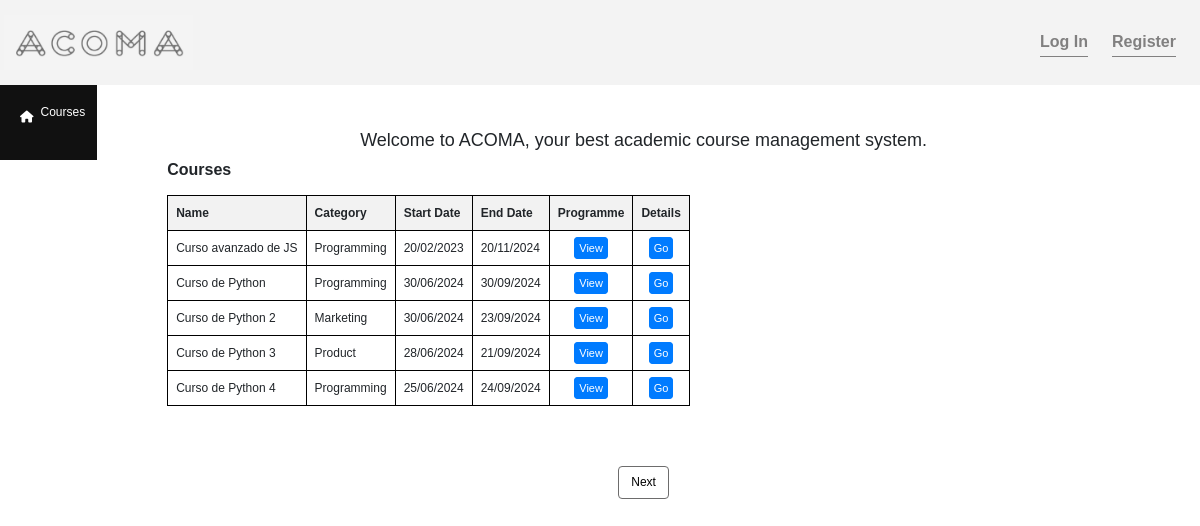
The page / on the database its author committed.
### capstone/models.py (models this page shows)
class Curso(models.Model):
    class Categoria(models.TextChoices):
        PROGRAMMING = '1','Programming'
        MARKETING = '2','Marketing'
        PRODUCT = '3','Product'
        DATA = '4','Data'
        CYBERSECURITY = '5','Cybersecurity'
        FINANCE = '6','Finance'
    nombre = models.CharField(max_length=255)
    categoria = models.CharField(max_length=20, choices=Categoria.choices)
    students = models.ManyToManyField(Student)
    teacher = models.ForeignKey(Teacher, on_delete=models.CASCADE)
    fecha_inicio = models.TextField(max_length=255)
    fecha_fin = models.TextField(max_length=255)
    temario = models.TextField(max_length=5000)

### capstone/views.py (the view)
# urls.py: path("", views.index, name="index"),
def index(request):
    cursos = Curso.objects.all().order_by('id')
    paginator = Paginator(cursos, 5)
    page_number = request.GET.get('page')
    cursos_per_page = paginator.get_page(page_number)
    categorias = Curso.Categoria.choices
    opciones_categorias = [{'valor': valor, 'nombre': nombre} for valor, nombre in categorias]
    teachers = Teacher.objects.all()
    return render(request, "capstone/index.html", {"cursos_per_page" : cursos_per_page, "categorias": opciones_categorias, "teachers": teachers})

### capstone/templates/capstone/index.html (shortened to what this page needs)
{% extends "capstone/layout.html" %}
{% block body %}
    <div>
        <h3 id="app-title" style="text-align: center;padding-top: 30px;">Welcome to ACOMA, your best academic course management system.</h3>
        <br>
        <h4 id="course-title" style="padding-bottom: 8px;font-weight: bold;">Courses</h4>
        <table>
            <tr>
                <th>Name</th>
                <th>Category</th>
                <th>Start Date</th>
                <th>End Date</th>
                <th>Programme</th>
                <th>Details</th>
            </tr>
            {% for curso in cursos_per_page %}
                <tr>
                    <td class="nombre">{{ curso.nombre }}</td>
                    <td class="categoria">{{ curso.get_categoria_display }}</td>
                    <td class="fecha_inicio">{{ curso.fecha_inicio }}</td>
                    <td class="fecha_fin">{{ curso.fecha_fin }}</td>
                    <td class="temario"><a href="{{ curso.temario }}" target="_blank" class="view-style view-style-index">View</a></td>
                    <td><a href="{% url 'view_course' curso.pk %}" class="view-style view-style-index">Go</a></td>
                </tr>
            {% endfor %}
        </table>
        <div class="centered-form">
        </div>
        <nav id="nav-del-course" style="padding-top: 40px;">
            <ul class="pagination d-flex justify-content-center">
                {% if cursos_per_page.has_next %}
                <li class="page-item">
                    <a class="page-link page-link-styles" href="?page={{cursos_per_page.next_page_number}}">Next</a>
                </li>
                {% endif %}
            </ul>
        </nav>
    </div>
{% endblock %}

### capstone/templates/capstone/layout.html (shortened to what this page needs)
{% load static %}
<!DOCTYPE html>
<html lang="en">
    <head>
        <link rel="stylesheet" href="https://cdn.jsdelivr.net/npm/bootstrap@4.6.2/dist/css/bootstrap.min.css">
        <link rel="stylesheet" href="https://cdnjs.cloudflare.com/ajax/libs/font-awesome/6.4.2/css/all.min.css" />
        <link href="{% static 'capstone/styles.css' %}" rel="stylesheet">
    </head>
    <body>
        <nav class="navbar nav-header">
            <a class="navbar-brand" href="{% url 'index' %}"><img id="logo" src="/static/images/Acoma_logo.png"></a>
            <div>
              <ul class="navbar-nav">
                {% if user.is_authenticated %}
                    <li class="nav-item">
                        <a class="nav-link logged-in"><i class="fa-solid fa-circle" id="online-user-icon"></i> Logged in as <strong>{{ user.username }}</strong></a>
                    </li>
                {% else %}
                    <div class="log-in-register">
                        <li class="nav-item">
                            <a class="nav-link" href="{% url 'login' %}">Log In</a>
                        </li>
                        <li class="nav-item">
                            <a class="nav-link" href="{% url 'register' %}">Register</a>
                        </li>
                    </div>
                {% endif %}
              </ul>
            </div>
        </nav>
        <div class="body">
            <div class="sidebar">
                <ul>
                  <li class="i-sidebar"><a href="{% url 'index' %}"><i class="fa-solid fa-house"></i> Courses</a></li>
                </ul>
            </div>
            <div class="content">
                {% block body %}
                {% endblock %}
            </div>
        </div>
    </body>
</html>

### capstone/static/capstone/styles.css (style rules this page uses)
.nav-header { display: flex; justify-content: space-between; }
.navbar.nav-header { position: fixed; top: 0; left: 0; right: 0; }
body { margin: 0; font-family: Arial, sans-serif; }
.navbar { position: fixed; top: 0; left: 0; width: 100%; background-color: rgb(243, 243, 243); padding: 10px 0; z-index: 1000; }
table { border-collapse: collapse; }
th, td { border: 1px solid black; padding: 8px; text-align: left; }
th { background-color: #f2f2f2; }
.log-in-register { display: flex; list-style-type: none; }
.log-in-register li { display: inline-block; }
.log-in-register li a { color: rgb(129, 128, 128); font-weight: bold; font-size: 18px; margin-right: 24px; padding-bottom: 2px; padding-top: 2px; border-bottom: 2px solid; }
.centered-form { display: flex; justify-content: center; align-items: center; padding-bottom: 20px; }
.page-link-styles { border: 1.2px solid rgb(109, 108, 108); color: black; margin-left: 2px; }
.view-style { color: white; background-color: #007bff; padding: 7px; border: 1.2px solid #007bff; border-radius: 4px; font-size: 14px; }
@media (max-width: 1200px) { .view-style { font-size: 11px; padding: 4px; } }
@media (max-width: 1200px) { th, td { font-size: 12px; } }
@media (max-width: 1200px) { .page-item a { font-size: 12px; } }
@media (max-width: 1200px) { h4 { font-size: 16px; } }
@media (max-width: 1200px) { h3 { font-size: 18px; } }
@media (max-width: 1200px) { #logo { max-width: 80%; margin-left: 4px; } }
@media (max-width: 1200px) { .sidebar ul li a { font-size: 12px; display: flex; } }
.i-sidebar a i { padding-right: 8px; padding-top: 12px; padding-bottom: 12px; }
.sidebar { width: auto; height: 100%; background-color: #111; padding-top: 10px; }
.sidebar ul { list-style-type: none; padding: 0; }
.sidebar li { padding: 15px 15px; text-align: left; }
.sidebar a { color: white; text-decoration: none; display: block; font-size: 20px; padding: 5px; }
.content { margin-left: 60px; margin-right: 60px; flex: 1; }
.body { display: flex; margin-top: 100px; }
@media (max-width: 1200px) { .body { margin-top: 80px; } }
@media (max-width: 1200px) { .content { padding-left: 70px; padding-right: 70px; margin-left: 0px; margin-right: 10px; padding-top: 20px; } }
@media (max-width: 1200px) { .i-sidebar a i { padding-right: 7px; padding-top: 8px; padding-bottom: 8px; } }
@media (max-width: 1200px) { .sidebar ul li { padding-right: 7px; padding-top: 8px; padding-bottom: 8px; } }
@media (max-width: 1200px) { .log-in-register li a { font-size: 16px; border-bottom: 1.5px solid; } }
tr td:nth-child(5), tr td:nth-child(6) { text-align: center; }

### rows shown on the page
Curso: nombre "Curso avanzado de JS", categoria "Programming", fecha_inicio "20/02/2023", fecha_fin "20/11/2024"
Curso: nombre "Curso de Python", categoria "Programming", fecha_inicio "30/06/2024", fecha_fin "30/09/2024"
Curso: nombre "Curso de Python 2", categoria "Marketing", fecha_inicio "30/06/2024", fecha_fin "23/09/2024"
Curso: nombre "Curso de Python 3", categoria "Product", fecha_inicio "28/06/2024", fecha_fin "21/09/2024"
Curso: nombre "Curso de Python 4", categoria "Programming", fecha_inicio "25/06/2024", fecha_fin "24/09/2024"
